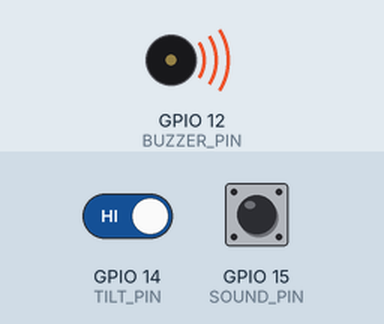
Bench run of a sketch on a simulated ESP32. On the bench: buzzer (waves = sounding, pin HIGH). The inputs (shaded band) are chosen by the test bench; at power-on: GPIO 15 (SOUND_PIN) HIGH, GPIO 14 (TILT_PIN) HIGH. The camera gives no picture; what the sketch prints to the serial monitor is not drawn.

Above: at 1.5 s.
1.6 s: GPIO 15 (SOUND_PIN) pulled LOW for 0.3 s
At 1.96 s:
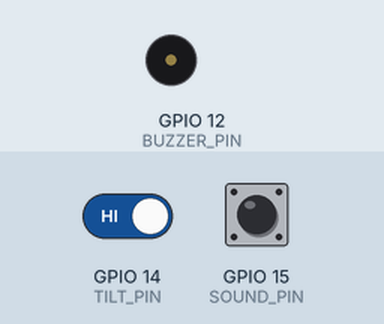
3.5 s: GPIO 15 (SOUND_PIN) pulled LOW for 3.2 s
At 7.5 s:
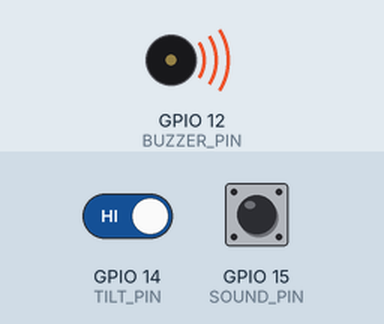
Timing chart, 0 to 9.0 s (numbered marks = the images above; inputs shaded):
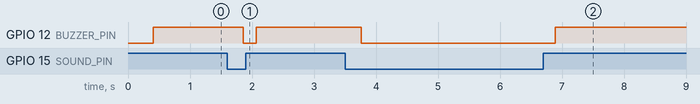

The sketch:

WORKING_MAC_INPUT_EXCEPT_CAMERA.ino
```cpp
#include <esp_now.h>
#include <WiFi.h>
#include "esp_camera.h"

// --- 1. NEW SAFE SENSOR PIN DEFINITIONS ---
#define TILT_PIN 14  // Safe Input
#define SOUND_PIN 15 // Safe Input
#define BUZZER_PIN 12

// --- 2. Camera Hardware Pin Mapping (AI-Thinker Board) ---
#define PWDN_GPIO_NUM     32
#define RESET_GPIO_NUM    -1
#define XCLK_GPIO_NUM      0
#define SIOD_GPIO_NUM     26
#define SIOC_GPIO_NUM     27
#define Y9_GPIO_NUM       35
#define Y8_GPIO_NUM       34
#define Y7_GPIO_NUM       39
#define Y6_GPIO_NUM       36
#define Y5_GPIO_NUM       21
#define Y4_GPIO_NUM       19
#define Y3_GPIO_NUM       18
#define Y2_GPIO_NUM        5
#define VSYNC_GPIO_NUM    25
#define HREF_GPIO_NUM     23
#define PCLK_GPIO_NUM     22

// !!! DOUBLE CHECK THIS MAC ADDRESS MATCHES RECEIVER !!!
uint8_t receiverAddress[] = {0xA0, 0xDD, 0x6C, 0x68, 0xF2, 0x40};

// FIXED: Matching the receiver struct exactly
typedef struct struct_message {
    bool motionTriggered;
    bool soundTriggered;
    bool isTriggered;
} struct_message;

struct_message myData;
esp_now_peer_info_t peerInfo;

void OnDataSent(uint8_t *mac_addr, esp_now_send_status_t status) {
  Serial.print("ESP-NOW Packet Delivery: ");
  Serial.println(status == ESP_NOW_SEND_SUCCESS ? "SUCCESS! Receiver got it." : "FAILED! Receiver didn't hear it.");
}

bool initCamera() {
  camera_config_t config;
  config.ledc_channel = LEDC_CHANNEL_0;
  config.ledc_timer = LEDC_TIMER_0;
  config.pin_d0 = Y2_GPIO_NUM;
  config.pin_d1 = Y3_GPIO_NUM;
  config.pin_d2 = Y4_GPIO_NUM;
  config.pin_d3 = Y5_GPIO_NUM;
  config.pin_d4 = Y6_GPIO_NUM;
  config.pin_d5 = Y7_GPIO_NUM;
  config.pin_d6 = Y8_GPIO_NUM;
  config.pin_d7 = Y9_GPIO_NUM;
  config.pin_xclk = XCLK_GPIO_NUM;
  config.pin_sscb_sda = SIOD_GPIO_NUM;
  config.pin_sscb_scl = SIOC_GPIO_NUM;
  config.pin_pwdn = PWDN_GPIO_NUM;
  config.pin_reset = RESET_GPIO_NUM;
  config.pin_vsync = VSYNC_GPIO_NUM;
  config.pin_href = HREF_GPIO_NUM;
  config.pin_pclk = PCLK_GPIO_NUM;

  config.xclk_freq_hz = 20000000;
  config.frame_size = FRAMESIZE_QVGA;
  config.pixel_format = PIXFORMAT_JPEG;
  config.jpeg_quality = 12;
  config.fb_count = 1;

  esp_err_t err = esp_camera_init(&config);
  if (err != ESP_OK) {
    config.ledc_channel = LEDC_CHANNEL_1;
    config.ledc_timer = LEDC_TIMER_1;
    err = esp_camera_init(&config);
  }
  return (err == ESP_OK);
}

void setup() {
  Serial.begin(115200);

  // Stabilize inputs
  pinMode(TILT_PIN, INPUT_PULLUP);
  pinMode(SOUND_PIN, INPUT_PULLUP);

  // FIXED: Added missing pinMode for sender's local buzzer
  pinMode(BUZZER_PIN, OUTPUT);
  digitalWrite(BUZZER_PIN, LOW);

  if (!initCamera()) {
    Serial.println("Critical Error: Camera hardware failed to start. Halting.");
    while(true);
  }
  Serial.println("Camera successfully initialized.");

  WiFi.mode(WIFI_STA);

  if (esp_now_init() != ESP_OK) {
    Serial.println("Error initializing ESP-NOW");
    return;
  }

  esp_now_register_send_cb((esp_now_send_cb_t)OnDataSent);

  memcpy(peerInfo.peer_addr, receiverAddress, 6);
  peerInfo.channel = 1;
  peerInfo.encrypt = false;

  if (esp_now_add_peer(&peerInfo) != ESP_OK){
    Serial.println("Failed to add peer");
    return;
  }
  Serial.println("System initialized. Move sensors to test live readings...");
}

void loop() {
  int rawTilt = digitalRead(TILT_PIN);
  int rawSound = digitalRead(SOUND_PIN);

  if (rawSound == HIGH) {
    Serial.println("🔴 TRIGGERED: Loud Sound Detected!");
  } else {
    Serial.println("🟢 Quiet...");
  }
  delay(100);

  Serial.printf("Live States -> Tilt Pin(14): %d | Sound Pin(15): %d\n", rawTilt, rawSound);

  bool tiltDetected = (rawTilt == LOW);
  bool soundDetected = (rawSound == HIGH);

  if (tiltDetected || soundDetected) {
    Serial.println("\n*** SENSOR TRIP CONDITION MET! *");
    digitalWrite(BUZZER_PIN, HIGH);

    // Fill the struct
    myData.isTriggered = true;
    myData.motionTriggered = tiltDetected;
    myData.soundTriggered = soundDetected;

    camera_fb_t * fb = esp_camera_fb_get();
    if(!fb) {
      Serial.println("Camera hardware capture failed!");
    } else {
      Serial.printf("Snapshot captured! Size: %d bytes\n", fb->len);
      esp_camera_fb_return(fb);
    }

    Serial.println("Sending ESP-NOW Packet...");
    esp_err_t result = esp_now_send(receiverAddress, (uint8_t *) &myData, sizeof(myData));

    if (result != ESP_OK) {
      Serial.println("Internal ESP-NOW framework transmission error.");
    }

    delay(80); // Combined your two separate delays cleanly

  } else {
    // Turn off local buzzer and reset transmission values
    digitalWrite(BUZZER_PIN, LOW);
    myData.isTriggered = false;
    myData.motionTriggered = false;
    myData.soundTriggered = false;

    esp_now_send(receiverAddress, (uint8_t *) &myData, sizeof(myData));
  }
}
```

Measured:
- after the input at 1.6 s, GPIO 12 (BUZZER_PIN): HIGH → LOW after 0.26 s, → HIGH 0.20 s later
- after the input at 3.5 s, GPIO 12 (BUZZER_PIN): HIGH → LOW after 0.26 s, → HIGH 3.1 s later
